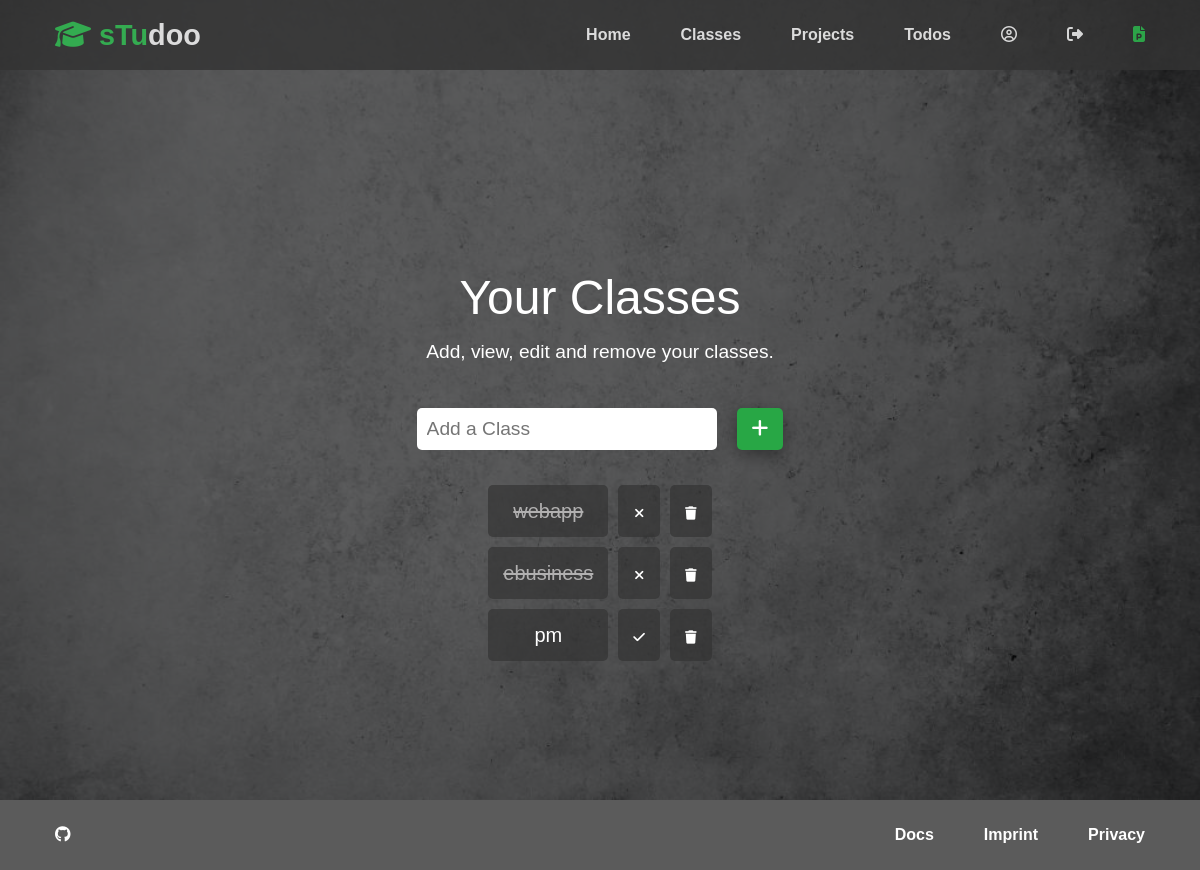
Before: /classes (signed in) with the older database file.
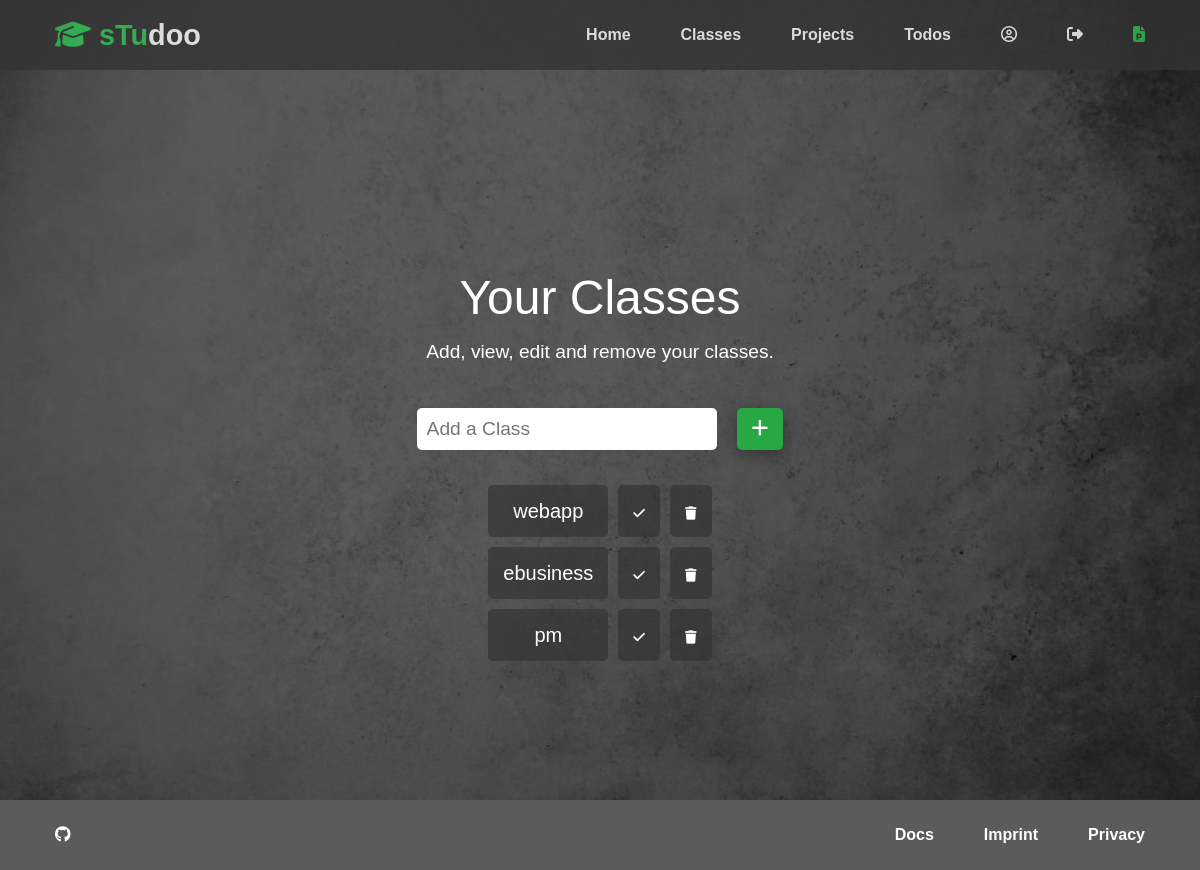
After: the same page with the newer database file.
### tables this page shows
CREATE TABLE classes (
            class_id INTEGER PRIMARY KEY AUTOINCREMENT,
            user_id INTEGER,
            name TEXT NOT NULL, completed BOOLEAN DEFAULT 0,
            FOREIGN KEY (user_id) REFERENCES users (id)
        );

### app/routes.py (the view, shortened to what this page needs)
@app.route('/classes', methods=['GET', 'POST'])
def classes():
    if 'user_id' not in session:
        return redirect(url_for('login'))
    user_id = session['user_id']
    conn = sqlite3.connect(CLASSES_DB)
    cursor = conn.cursor()
    cursor.execute('SELECT class_id, name, completed FROM classes WHERE user_id = ?', (user_id,))
    class_list = cursor.fetchall()
    conn.close()
    return render_template('classes.html', title="Your Classes", class_list=class_list)

### app/templates/classes.html (shortened to what this page needs)
{% extends 'layout.html' %}
{% block body %}
<header class="hero bg-texture-concrete">
{% include 'includes/_navbar_loged_in.html' %}
  <div class="content">
    <h1>Your Classes</h1>
    <p>Add, view, edit and remove your classes.</p>
    <div class="form_container_add_items">
      <form method="POST" action="{{ url_for('classes') }}" class="add-items-form">
        <input type="text" name="class_name" placeholder="Add a Class" required>
        <button type="submit" name="add_class" class="btn"><i class="fa-solid fa-plus"></i></button>
      </form>
    </div>
    <table>
      {% for class_item in class_list %}
      <tr>
        <td>
          <a href="#" class="project-link{{ ' checked' if class_item[2] == 1 else '' }}">{{ class_item[1] }}</a>
        </td>
        <td>
          <form method="POST" action="{{ url_for('classes') }}">
            {% if class_item[2] == 1 %}
              <button type="submit" name="mark_incompleted"><i class="fa-solid fa-times"></i></button>
            {% else %}
              <button type="submit" name="mark_completed"><i class="fa-solid fa-check"></i></button>
            {% endif %}
          </form>
        </td>
        <td>
          <form method="POST" action="{{ url_for('delete_entry') }}">
            <button type="submit" class="trash" onclick="return confirm('Are you sure you want to delete this class?')">
              <i class="fa-solid fa-trash"></i>
            </button>
          </form>
        </td>
      </tr>
      {% endfor %}
    </table>
  </header>
  {% endblock %}

### app/templates/layout.html (shortened to what this page needs)
<!DOCTYPE html>
<html lang="en">
<head>
  <link rel="stylesheet" href="{{url_for('static', filename ='css/style.css')}}">
</head>
<body>
  {% block body %}
  {% endblock %}
  {% include 'includes/_footer.html' %}
</body>
</html>

### app/templates/includes/_navbar_loged_in.html
<div id="navbar" class="navbar">
  {% include 'includes/_logo_loged_in.html' %}
  <nav>
    <ul>
      <li><a href="{{url_for('logedin')}}">Home</a></li>
      <li><a href="{{url_for('classes')}}">Classes</a></li>
      <li><a href="{{url_for('projects')}}">Projects</a></li>
      <li><a href="{{url_for('todos')}}">Todos</a></li>
      <li><a href="{{url_for('useraccount')}}"><i class="fa-regular fa-circle-user"></i></a></li>
      <li><a href="{{url_for('logout')}}"><i class="fa-solid fa-right-from-bracket"></i></a></li>
      <li><a href="/#optional_features"><i class="fa-solid fa-file-powerpoint text-green"></i></a></li>
    </ul>
  </nav>
</div>

### app/templates/includes/_logo_loged_in.html
<h2 class="logo">
  <a href="{{url_for('index')}}"><span class="text-green"><i class="fa-solid fa-graduation-cap"></i> sTu</span>doo</a>
</h2>

### app/templates/includes/_footer.html
<div id="footer" class="footer">
  {% include 'includes/_social.html' %}
  <nav>
    <ul>
      <li><a href="https://www.andreas-moor.de/sTudoo/">Docs</a></li>
      <li><a href="#">Imprint</a></li>
      <li><a href="#">Privacy</a></li>
    </ul>
  </nav>
</div>

### app/templates/includes/_social.html
<div>
  <a href="https://github.com/andrej-moor/sTudoo"><i class="fa-brands fa-github"></i></a>
</div>

### app/static/css/style.css (style rules this page uses)
* { box-sizing: border-box; padding: 0; margin: 0; }
html { scroll-behavior: smooth; }
.text-green { color: #2fc452; }
.navbar, .footer { display: flex; align-items: center; justify-content: space-between; background-color: #333; color: #fff; opacity: 0.8; width: 100%; height: 70px; top: 0px; padding: 0 30px; }
.navbar a, .footer a { color: #fff; padding: 10px 20px; margin: 0 5px; font-weight: 600; }
.navbar ul, .footer ul { display: flex; }
.navbar .logo { font-weight: 600; }
.navbar .logo a { border: none; }
body { font-family: 'Comme', sans-serif; background: #fff; color: #333; line-height: 1.6; }
h1, h2, h3 { font-weight: 300; line-height: 1.2; }
h1 { font-size: 3rem; }
h2 { font-size: 1.8rem; }
p { margin: 10px 0; font-size: 1.2rem; }
ul { list-style: none; }
a { color: #fff; text-decoration: none; }
.btn { cursor: pointer; display: inline-block; padding: 10px 30px; margin: 10px; color: #fff; background-color: #28a745; box-shadow: rgba(0, 0, 0, 0.35) 0px 5px 15px; border-radius: 5px; font-size: 1.2rem; font-weight: 500; }
.hero { height: 100vh; position: relative; color: #fff; }
.bg-texture-concrete { background: url(/static/images/textureConrete.jpg) no-repeat center center/cover; }
.hero .content { display: flex; flex-direction: column; align-items: center; justify-content: center; text-align: center; height: 100%; padding: 0 20px; }
.hero .content p { max-width: 700px; margin: 10px 0 30px; }
.hero::before { content: ''; position: absolute; top: 0; left: 0; width: 100%; height: 100%; background: rgba(0, 0, 0, 0.608); }
.hero * { z-index: 3; }
.form_container_add_items { max-width: 1000px; }
input { width: 100%; padding: 10px; margin: 10px 10px; border: none; border-radius: 5px; font-size: 1.2rem; color: #787878; }
.add-items-form input { width: 300px; }
.add-items-form { max-width: 1000px; }
.add-items-form .btn { padding: 0 15px; }
.add-items-form { display: flex; flex-direction: row; justify-content: center; text-align: center; }
table { margin-top: 15px; border-spacing: 10px; }
tr { background-color: #333333af; }
td { padding: 10px 15px; font-size: 20px; border-radius: 5px; }
table tr td a, table tr td form button, table tr td form input td button { color: #fff; }
button { background-color: transparent; background-repeat: no-repeat; border: none; cursor: pointer; overflow: hidden; outline: none; }

Changed rows visible on the page:
changed classes "webapp": completed True → False (drawn)
changed classes "ebusiness": completed True → False (drawn)
